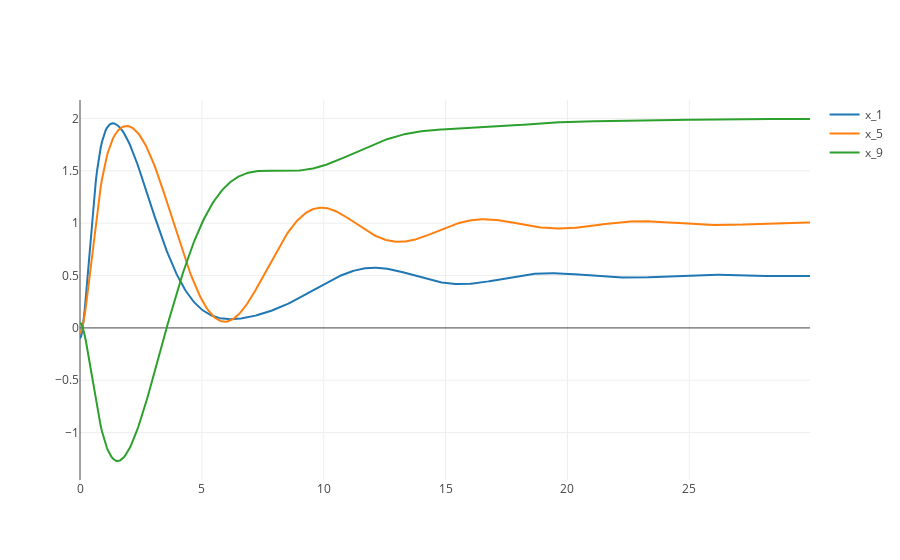
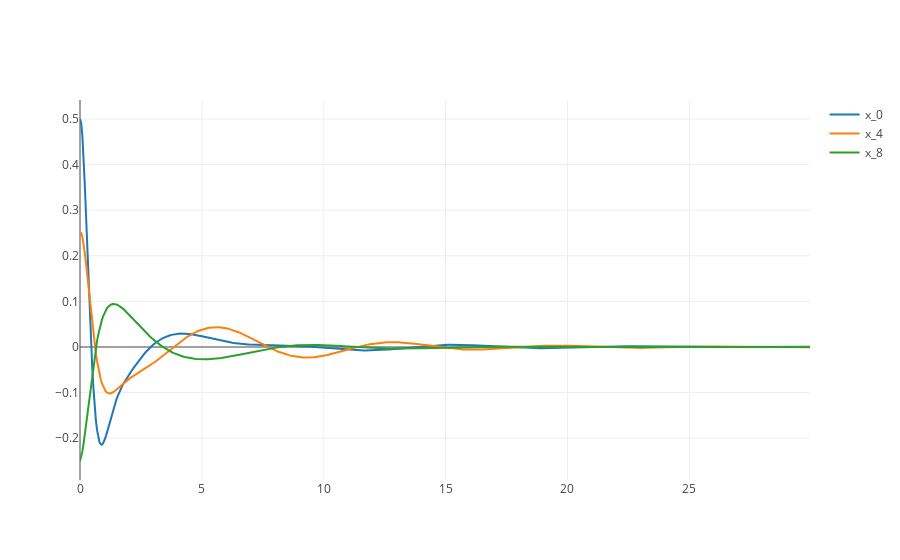

The code cell stored with these charts, in order, in its notebook:
### Markdown cell above
Run simulation with three agents:
 A (leader) $\leftrightarrow$ B (leader) $\leftrightarrow$ C $\leftrightarrow$ (follower)

### Code cell
# Parameters for the other agents (Different bob lengths)
parametersBC = {'L_bob': 1*2, 'g': 9.81, 'k' : 0.05, 'm^0_22' : 0.01, 'Kv' : 0.08}

# Create two more inverted pendula with different initial conditions
CartB = SymbolicIDAPBCAgent(model, parametersBC, q_initial*0.5, p_initial)
CartC = SymbolicIDAPBCAgent(model, parametersBC, q_initial*-0.5, p_initial)

# All of the systems in our network
systems = [CartA, CartB, CartC]

# An undirected string of interconnections: A <---> B <----> C
weighted_edges = DistributedIDAPBC.undirected_edges({
    # For each edge, specify weight (e.g. 20) and relative distance (e.g. 0.5 or 1)
    (CartA, CartB) : (np.array([20]), np.array([0.5])),
    (CartB, CartC) : (np.array([10]), np.array([1]))
})

# For each leader in the network, specify its weight and its absolute target
leaders = {
     CartA: (np.array([20]), np.array([0.5])),
     CartB: (np.array([20]), np.array([1]))
}

# Initialize the network
network = DistributedIDAPBC(systems, weighted_edges, leaders)
time_range = np.arange(start=0,step=0.05,stop=30)

# Run simulation and show results
network.simulate(time_range)
iplot(network.plot_state_trajectory([1,5,9]))
iplot(network.plot_state_trajectory([0,4,8]))

### Figure 1 — Plotly figure (JSON) as saved in the notebook; plotly's stock layout.template omitted (floating-point values rounded to 4 significant figures; data arrays with more than 128 entries replaced by an {"elided": "..."} marker saying what was removed)
{"data": [{"name": "x_1", "x": {"elided": "600 float values"}, "y": {"elided": "600 float values"}}, {"name": "x_5", "x": {"elided": "600 float values"}, "y": {"elided": "600 float values"}}, {"name": "x_9", "x": {"elided": "600 float values"}, "y": {"elided": "600 float values"}}], "layout": {}}

### Figure 2 — Plotly figure (JSON) as saved in the notebook; plotly's stock layout.template omitted (floating-point values rounded to 4 significant figures; data arrays with more than 128 entries replaced by an {"elided": "..."} marker saying what was removed)
{"data": [{"name": "x_0", "x": {"elided": "600 float values"}, "y": {"elided": "600 float values"}}, {"name": "x_4", "x": {"elided": "600 float values"}, "y": {"elided": "600 float values"}}, {"name": "x_8", "x": {"elided": "600 float values"}, "y": {"elided": "600 float values"}}], "layout": {}}
